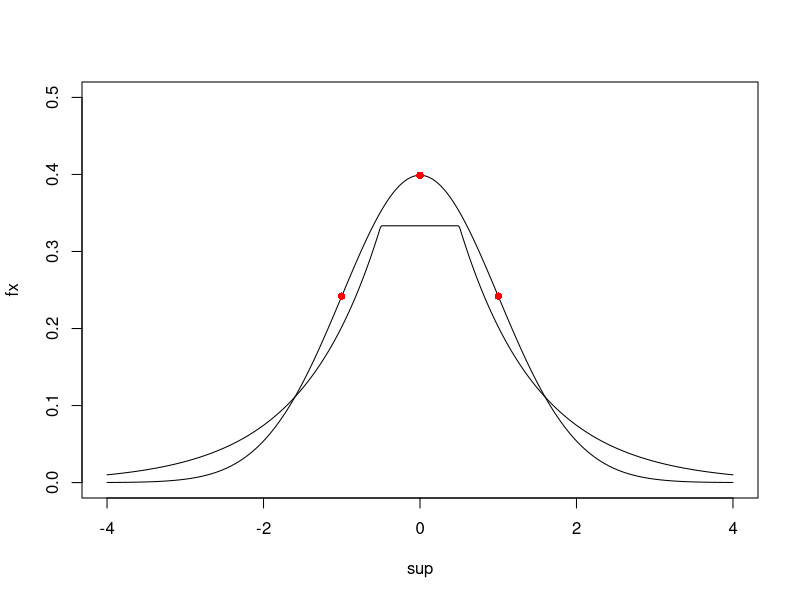

This figure's R source:
## -------
## Metodo da rejeicao adaptativa
## -------

## ---
## Passos do algoritmo
## ---

# 1. Escolha dos valores iniciais de xi em T;
# 2. Calculo da funcao squeeze [gI(x)] e envelope [gs(x)];
# 3. Simular de uma distribuicao proporcional a gs(x) e uma uniforme(0,1);
# 4. Aceitar x se u < [gI(x)/gs(x)];
# 5. Caso contrario, aceitar x se u <= [g(x)/gs(x)];
# 6. Em caso de rejeicao, incluir x em T, e retorna a 2.;
# 7. Repetir os passos 3 a 6 ate completar o tamanho amostral.

## ---
## 1.1 Definicao da funcao g(x), envelope
## ---

gx = function(x,mu,sigma2){
  func = exp((-1/2*sigma2)*(x-mu)^2)
  return(func)
}

## ---
## 1.2 Definicao da funcao gs(x), proporcional a g(x)
## ---

gsx = function(x){
  z1 = -0.5
  z2 = 0.5
  
  val = ifelse(x <= z1, (1/3)*exp(x+0.5),
               ifelse(z1 < x & x <= z2, 1/3,
                      (1/3)*exp(-x+0.5)))
  
  return(val)
}

## ---
## Plotando a funcao objetivo e a envelope
## ---

sup = seq(-4,4,length=500)
fx = dnorm(sup)

# fx
plot(sup,fx,type='l',ylim = c(0,0.5))

## T = (-1,0,1)
vetT = c(-1,0,1)
points(vetT[1],dnorm(vetT[1]),col = 'red',pch=16)
points(vetT[2],dnorm(vetT[2]),col = 'red',pch=16)
points(vetT[3],dnorm(vetT[3]),col = 'red',pch=16)

# gx
lines(sup, gsx(x=sup))







